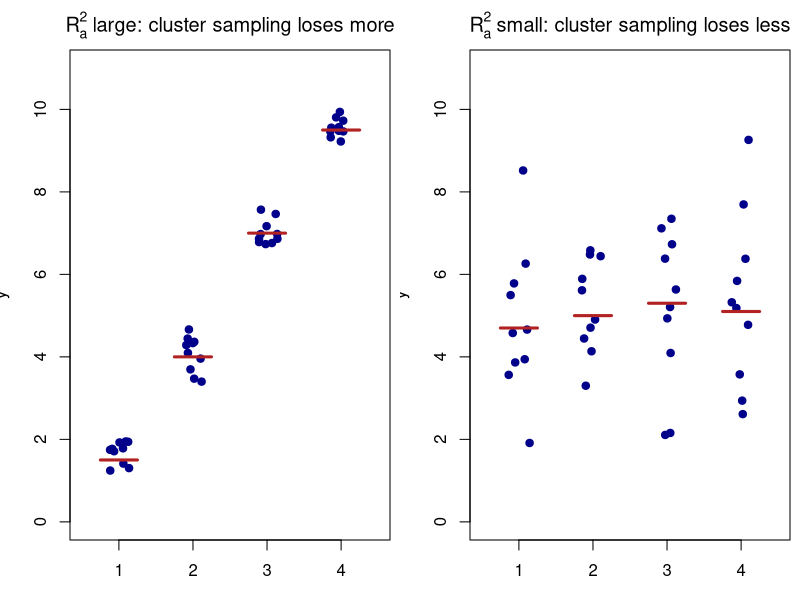
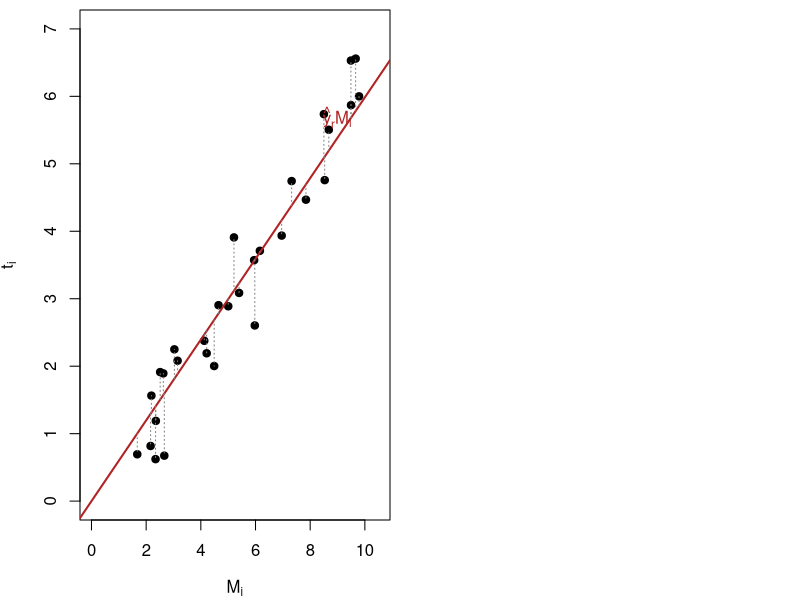

Write the R code that produced these figures, in order.
## ---- chunk 1
#| include: false
knitr::opts_chunk$set(
  echo = FALSE,
  fig.align = "center"
)
## ---- chunk 2
#| label: fig-cluster-r2
#| fig-width: 9
#| fig-height: 4
#| out-width: "90%"
set.seed(5)
n_each <- 10

par(mfrow = c(1, 2), mar = c(3, 3.5, 2.5, 0.5))

means_hi <- c(1.5, 4, 7, 9.5)
x1 <- rep(1:4, each = n_each) + runif(4 * n_each, -0.15, 0.15)
y1 <- rep(means_hi, each = n_each) + rnorm(4 * n_each, 0, 0.3)
plot(x1, y1, pch = 19, col = "blue4", xaxt = "n", xlim = c(0.5, 4.5),
     ylim = c(0, 11), xlab = "", ylab = "y",
     main = expression(R[a]^2~"large: cluster sampling loses more"))
axis(1, at = 1:4, labels = 1:4)
for (h in 1:4) segments(h - 0.25, means_hi[h], h + 0.25, means_hi[h], col = "firebrick", lwd = 3)

means_lo <- c(4.7, 5, 5.3, 5.1)
x2 <- rep(1:4, each = n_each) + runif(4 * n_each, -0.15, 0.15)
y2 <- rep(means_lo, each = n_each) + rnorm(4 * n_each, 0, 1.6)
plot(x2, y2, pch = 19, col = "blue4", xaxt = "n", xlim = c(0.5, 4.5),
     ylim = c(0, 11), xlab = "", ylab = "y",
     main = expression(R[a]^2~"small: cluster sampling loses less"))
axis(1, at = 1:4, labels = 1:4)
for (h in 1:4) segments(h - 0.25, means_lo[h], h + 0.25, means_lo[h], col = "firebrick", lwd = 3)
## ---- chunk 3
#| label: fig-cluster-ratio
#| fig-width: 6.5
#| fig-height: 5
#| out-width: "58%"
set.seed(2)
n <- 30
B <- 0.6
Mi <- runif(n, 1, 10)
ti <- B * Mi + rnorm(n, 0, 0.4)
Bhat <- sum(ti) / sum(Mi)

par(mar = c(4, 4, 0.5, 0.5))
plot(Mi, ti, pch = 19, xlab = expression(M[i]), ylab = expression(t[i]),
     xlim = c(0, 10.5), ylim = c(0, 7))
abline(0, Bhat, col = "firebrick", lwd = 2)
segments(Mi, Bhat * Mi, Mi, ti, col = "gray50", lty = 3)
text(9, Bhat * 9 + 0.3, expression(hat(y)[r]*M[i]), col = "firebrick")
